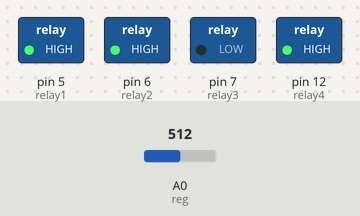
A sketch run on a simulated Arduino Uno, built with avr-gcc and run on an emulated ATmega328P. On the bench: switched loads named in the sketch (green lamp = pin HIGH). Inputs (shaded band) come from the test bench; at power-on: A0 (reg) = 512.

Above: at 1.2 s.
1.3 s: A0 (reg) set to 0
At 2.3 s:
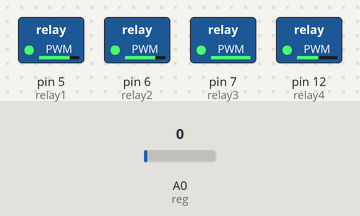
3.0 s: A0 (reg) set to 122
At 3.3 s:
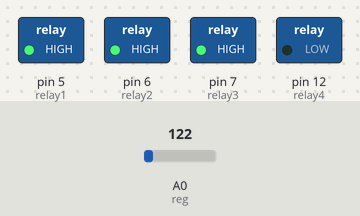
At 3.91 s:
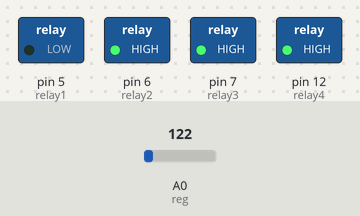
Timing chart, 0 to 12.0 s (numbered marks = the images above; inputs shaded):
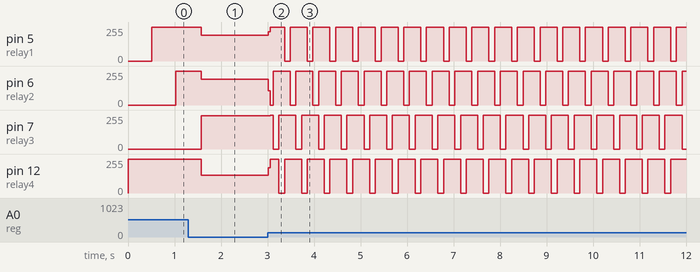

The sketch:

CaptinShield.ino
```cpp
int relay1 = 5;
int relay2 = 6;
int relay3 = 7;
int relay4 = 12;
int reg = A0;
int speed;
int sec = 0;

void setup() {
  Serial.begin(9600);
  pinMode(relay1, OUTPUT);
  pinMode(relay2, OUTPUT);
  pinMode(relay3, OUTPUT);
  pinMode(relay4, OUTPUT);

  digitalWrite(relay1, LOW);
  digitalWrite(relay2, LOW);
  digitalWrite(relay3, LOW);
  digitalWrite(relay4, LOW);
}

void loop() {
  speed = analogRead(reg);
  digitalWrite(relay4, HIGH);
  digitalWrite(relay1, LOW);
  speed = analogRead(reg);
  delay(speed);
  digitalWrite(relay1, HIGH);
  digitalWrite(relay2, LOW);
  speed = analogRead(reg);
  delay(speed);
  digitalWrite(relay2, HIGH);
  digitalWrite(relay3, LOW);
  delay(speed);
  digitalWrite(relay3, HIGH);
  digitalWrite(relay4, LOW);
  speed = analogRead(reg);
  delay(speed);
}
```

Measured:
- after the input at 1.3 s, pin 6 (relay2): 255/255 → 193/255 after 0.28 s; pin 7 (relay3): 0/255 → 251/255 after 0.28 s
- after the input at 3.0 s, pin 5 (relay1): 194/255 → 220/255 at once, then repeats every 0.43 s: 255/255 0.31 s, 0/255 0.12 s; pin 6 (relay2): 193/255 → 108/255 at once, then moves between 0/255 and 255/255, repeating every 0.49 s; pin 7 (relay3): 251/255 → 255/255 after 0.06 s, then repeats every 0.49 s: 0/255 0.12 s, 255/255 0.37 s
